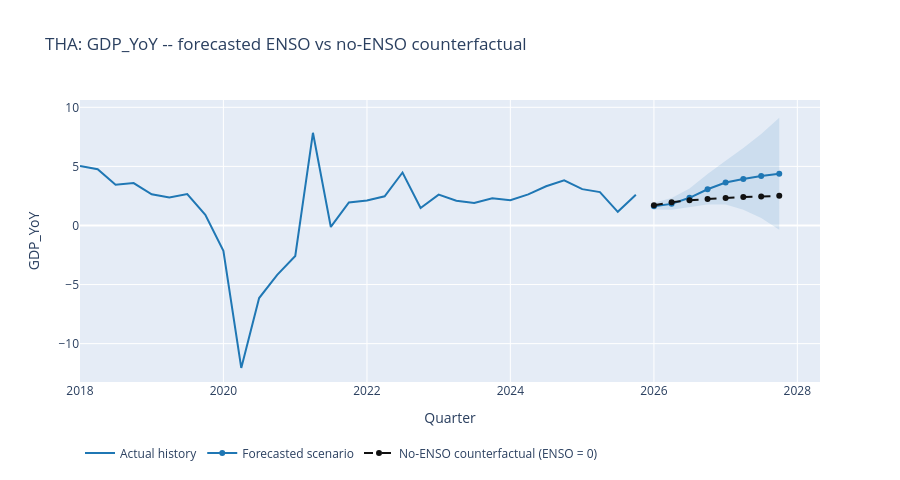
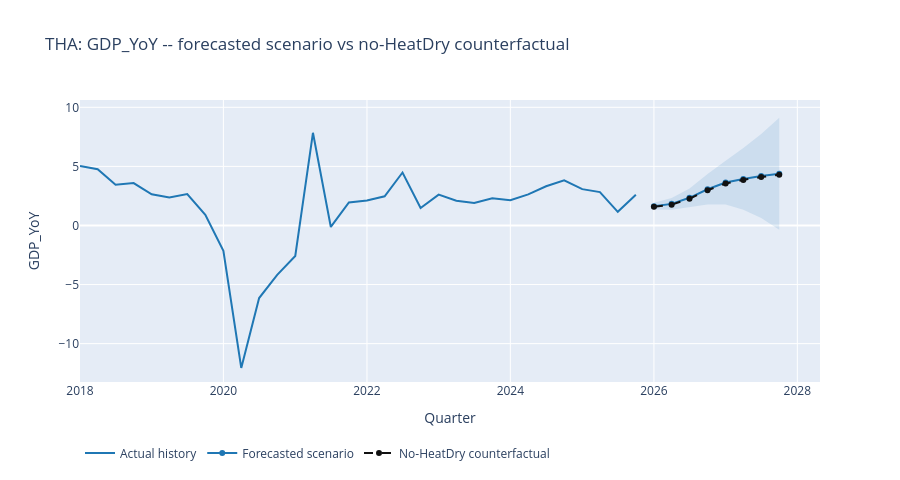

These figures' notebook cell, in order:
### Markdown cell above
## Plot -- pick which ENDO variable to show

### Code cell
RESPONSE_VAR = "GDP_YoY"
idx = ENDO.index(RESPONSE_VAR)


def to_raw(arr, j):
    """Undo z-scoring for plotting (no-op if USE_ZSCORE=False, since mu=0/sd=1 then)."""
    return arr[:, j] * prep["sd_y"][j] + prep["mu_y"][j]


def plot_counterfactual(y_main, y_cf, cf_name, title, hist_start=pd.Timestamp("2018-01-01")):
    hist_q = prep["quarters"]
    hist_y = prep["Yd_raw"][:, idx] if USE_ZSCORE else prep["Yd"][:, idx]
    hist_mask = hist_q >= hist_start
    fc_q = pd.DatetimeIndex(target_quarters)
    fc_main = to_raw(y_main, idx)
    fc_cf = to_raw(y_cf, idx) if y_cf is not None else None

    fig = go.Figure()
    fig.add_trace(go.Scatter(x=hist_q[hist_mask], y=hist_y[hist_mask], mode="lines",
                              name="Actual history", line=dict(color="#1f77b4", width=2)))
    if sd_band is not None:
        band_raw = sd_band[:, idx] * prep["sd_y"][idx]
        fig.add_trace(go.Scatter(
            x=list(fc_q) + list(fc_q[::-1]),
            y=list(fc_main + band_raw) + list((fc_main - band_raw)[::-1]),
            fill="toself", fillcolor="rgba(31,119,180,0.12)",
            line=dict(color="rgba(255,255,255,0)"), hoverinfo="skip", showlegend=False,
        ))
    fig.add_trace(go.Scatter(x=fc_q, y=fc_main, mode="lines+markers", name="Forecasted scenario",
                              line=dict(color="#1f77b4", width=2)))
    if fc_cf is not None:
        fig.add_trace(go.Scatter(x=fc_q, y=fc_cf, mode="lines+markers", name=cf_name,
                                  line=dict(color="#111111", width=2, dash="dash")))
    fig.update_layout(title=title, xaxis_title="Quarter", yaxis_title=RESPONSE_VAR,
                       height=480, legend=dict(orientation="h", y=-0.2))
    fig.show()


plot_counterfactual(
    y_hat, y_hat_enso0, "No-ENSO counterfactual (ENSO = 0)",
    f"{COUNTRY}: {RESPONSE_VAR} -- forecasted ENSO vs no-ENSO counterfactual",
)

if HEAT_VAR is not None:
    plot_counterfactual(
        y_hat, y_hat_heat0, f"No-{HEAT_VAR} counterfactual",
        f"{COUNTRY}: {RESPONSE_VAR} -- forecasted scenario vs no-{HEAT_VAR} counterfactual",
    )

### Figure 1 — Plotly figure (JSON) as saved in the notebook; plotly's stock layout.template omitted (floating-point values rounded to 4 significant figures)
{"data": [{"line": {"color": "#1f77b4", "width": 2}, "mode": "lines", "name": "Actual history", "type": "scatter", "x": ["2018-01-01T00:00:00.000000000", "2018-04-01T00:00:00.000000000", "2018-07-01T00:00:00.000000000", "2018-10-01T00:00:00.000000000", "2019-01-01T00:00:00.000000000", "2019-04-01T00:00:00.000000000", "2019-07-01T00:00:00.000000000", "2019-10-01T00:00:00.000000000", "2020-01-01T00:00:00.000000000", "2020-04-01T00:00:00.000000000", "2020-07-01T00:00:00.000000000", "2020-10-01T00:00:00.000000000", "2021-01-01T00:00:00.000000000", "2021-04-01T00:00:00.000000000", "2021-07-01T00:00:00.000000000", "2021-10-01T00:00:00.000000000", "2022-01-01T00:00:00.000000000", "2022-04-01T00:00:00.000000000", "2022-07-01T00:00:00.000000000", "2022-10-01T00:00:00.000000000", "2023-01-01T00:00:00.000000000", "2023-04-01T00:00:00.000000000", "2023-07-01T00:00:00.000000000", "2023-10-01T00:00:00.000000000", "2024-01-01T00:00:00.000000000", "2024-04-01T00:00:00.000000000", "2024-07-01T00:00:00.000000000", "2024-10-01T00:00:00.000000000", "2025-01-01T00:00:00.000000000", "2025-04-01T00:00:00.000000000", "2025-07-01T00:00:00.000000000", "2025-10-01T00:00:00.000000000"], "y": [5.036, 4.755, 3.456, 3.592, 2.644, 2.362, 2.652, 0.8995, -2.153, -12.05, -6.14, -4.176, -2.577, 7.845, -0.1232, 1.942, 2.112, 2.475, 4.482, 1.474, 2.608, 2.088, 1.9, 2.311, 2.137, 2.635, 3.321, 3.83, 3.074, 2.824, 1.156, 2.597]}, {"fill": "toself", "fillcolor": "rgba(31,119,180,0.12)", "hoverinfo": "skip", "line": {"color": "rgba(255,255,255,0)"}, "showlegend": false, "type": "scatter", "x": ["2026-01-01T00:00:00", "2026-04-01T00:00:00", "2026-07-01T00:00:00", "2026-10-01T00:00:00", "2027-01-01T00:00:00", "2027-04-01T00:00:00", "2027-07-01T00:00:00", "2027-10-01T00:00:00", "2027-10-01T00:00:00", "2027-07-01T00:00:00", "2027-04-01T00:00:00", "2027-01-01T00:00:00", "2026-10-01T00:00:00", "2026-07-01T00:00:00", "2026-04-01T00:00:00", "2026-01-01T00:00:00"], "y": [1.921, 2.329, 3.124, 4.353, 5.487, 6.556, 7.733, 9.109, -0.3691, 0.6258, 1.322, 1.774, 1.773, 1.557, 1.328, 1.344]}, {"line": {"color": "#1f77b4", "width": 2}, "mode": "lines+markers", "name": "Forecasted scenario", "type": "scatter", "x": ["2026-01-01T00:00:00.000000000", "2026-04-01T00:00:00.000000000", "2026-07-01T00:00:00.000000000", "2026-10-01T00:00:00.000000000", "2027-01-01T00:00:00.000000000", "2027-04-01T00:00:00.000000000", "2027-07-01T00:00:00.000000000", "2027-10-01T00:00:00.000000000"], "y": [1.633, 1.829, 2.34, 3.063, 3.631, 3.939, 4.179, 4.37]}, {"line": {"color": "#111111", "dash": "dash", "width": 2}, "mode": "lines+markers", "name": "No-ENSO counterfactual (ENSO = 0)", "type": "scatter", "x": ["2026-01-01T00:00:00.000000000", "2026-04-01T00:00:00.000000000", "2026-07-01T00:00:00.000000000", "2026-10-01T00:00:00.000000000", "2027-01-01T00:00:00.000000000", "2027-04-01T00:00:00.000000000", "2027-07-01T00:00:00.000000000", "2027-10-01T00:00:00.000000000"], "y": [1.712, 1.976, 2.131, 2.245, 2.335, 2.406, 2.462, 2.506]}], "layout": {"height": 480, "legend": {"orientation": "h", "y": -0.2}, "title": {"text": "THA: GDP_YoY -- forecasted ENSO vs no-ENSO counterfactual"}, "xaxis": {"title": {"text": "Quarter"}}, "yaxis": {"title": {"text": "GDP_YoY"}}}}

### Figure 2 — Plotly figure (JSON) as saved in the notebook; plotly's stock layout.template omitted (floating-point values rounded to 4 significant figures)
{"data": [{"line": {"color": "#1f77b4", "width": 2}, "mode": "lines", "name": "Actual history", "type": "scatter", "x": ["2018-01-01T00:00:00.000000000", "2018-04-01T00:00:00.000000000", "2018-07-01T00:00:00.000000000", "2018-10-01T00:00:00.000000000", "2019-01-01T00:00:00.000000000", "2019-04-01T00:00:00.000000000", "2019-07-01T00:00:00.000000000", "2019-10-01T00:00:00.000000000", "2020-01-01T00:00:00.000000000", "2020-04-01T00:00:00.000000000", "2020-07-01T00:00:00.000000000", "2020-10-01T00:00:00.000000000", "2021-01-01T00:00:00.000000000", "2021-04-01T00:00:00.000000000", "2021-07-01T00:00:00.000000000", "2021-10-01T00:00:00.000000000", "2022-01-01T00:00:00.000000000", "2022-04-01T00:00:00.000000000", "2022-07-01T00:00:00.000000000", "2022-10-01T00:00:00.000000000", "2023-01-01T00:00:00.000000000", "2023-04-01T00:00:00.000000000", "2023-07-01T00:00:00.000000000", "2023-10-01T00:00:00.000000000", "2024-01-01T00:00:00.000000000", "2024-04-01T00:00:00.000000000", "2024-07-01T00:00:00.000000000", "2024-10-01T00:00:00.000000000", "2025-01-01T00:00:00.000000000", "2025-04-01T00:00:00.000000000", "2025-07-01T00:00:00.000000000", "2025-10-01T00:00:00.000000000"], "y": [5.036, 4.755, 3.456, 3.592, 2.644, 2.362, 2.652, 0.8995, -2.153, -12.05, -6.14, -4.176, -2.577, 7.845, -0.1232, 1.942, 2.112, 2.475, 4.482, 1.474, 2.608, 2.088, 1.9, 2.311, 2.137, 2.635, 3.321, 3.83, 3.074, 2.824, 1.156, 2.597]}, {"fill": "toself", "fillcolor": "rgba(31,119,180,0.12)", "hoverinfo": "skip", "line": {"color": "rgba(255,255,255,0)"}, "showlegend": false, "type": "scatter", "x": ["2026-01-01T00:00:00", "2026-04-01T00:00:00", "2026-07-01T00:00:00", "2026-10-01T00:00:00", "2027-01-01T00:00:00", "2027-04-01T00:00:00", "2027-07-01T00:00:00", "2027-10-01T00:00:00", "2027-10-01T00:00:00", "2027-07-01T00:00:00", "2027-04-01T00:00:00", "2027-01-01T00:00:00", "2026-10-01T00:00:00", "2026-07-01T00:00:00", "2026-04-01T00:00:00", "2026-01-01T00:00:00"], "y": [1.921, 2.329, 3.124, 4.353, 5.487, 6.556, 7.733, 9.109, -0.3691, 0.6258, 1.322, 1.774, 1.773, 1.557, 1.328, 1.344]}, {"line": {"color": "#1f77b4", "width": 2}, "mode": "lines+markers", "name": "Forecasted scenario", "type": "scatter", "x": ["2026-01-01T00:00:00.000000000", "2026-04-01T00:00:00.000000000", "2026-07-01T00:00:00.000000000", "2026-10-01T00:00:00.000000000", "2027-01-01T00:00:00.000000000", "2027-04-01T00:00:00.000000000", "2027-07-01T00:00:00.000000000", "2027-10-01T00:00:00.000000000"], "y": [1.633, 1.829, 2.34, 3.063, 3.631, 3.939, 4.179, 4.37]}, {"line": {"color": "#111111", "dash": "dash", "width": 2}, "mode": "lines+markers", "name": "No-HeatDry counterfactual", "type": "scatter", "x": ["2026-01-01T00:00:00.000000000", "2026-04-01T00:00:00.000000000", "2026-07-01T00:00:00.000000000", "2026-10-01T00:00:00.000000000", "2027-01-01T00:00:00.000000000", "2027-04-01T00:00:00.000000000", "2027-07-01T00:00:00.000000000", "2027-10-01T00:00:00.000000000"], "y": [1.58, 1.762, 2.266, 2.985, 3.551, 3.859, 4.1, 4.292]}], "layout": {"height": 480, "legend": {"orientation": "h", "y": -0.2}, "title": {"text": "THA: GDP_YoY -- forecasted scenario vs no-HeatDry counterfactual"}, "xaxis": {"title": {"text": "Quarter"}}, "yaxis": {"title": {"text": "GDP_YoY"}}}}
